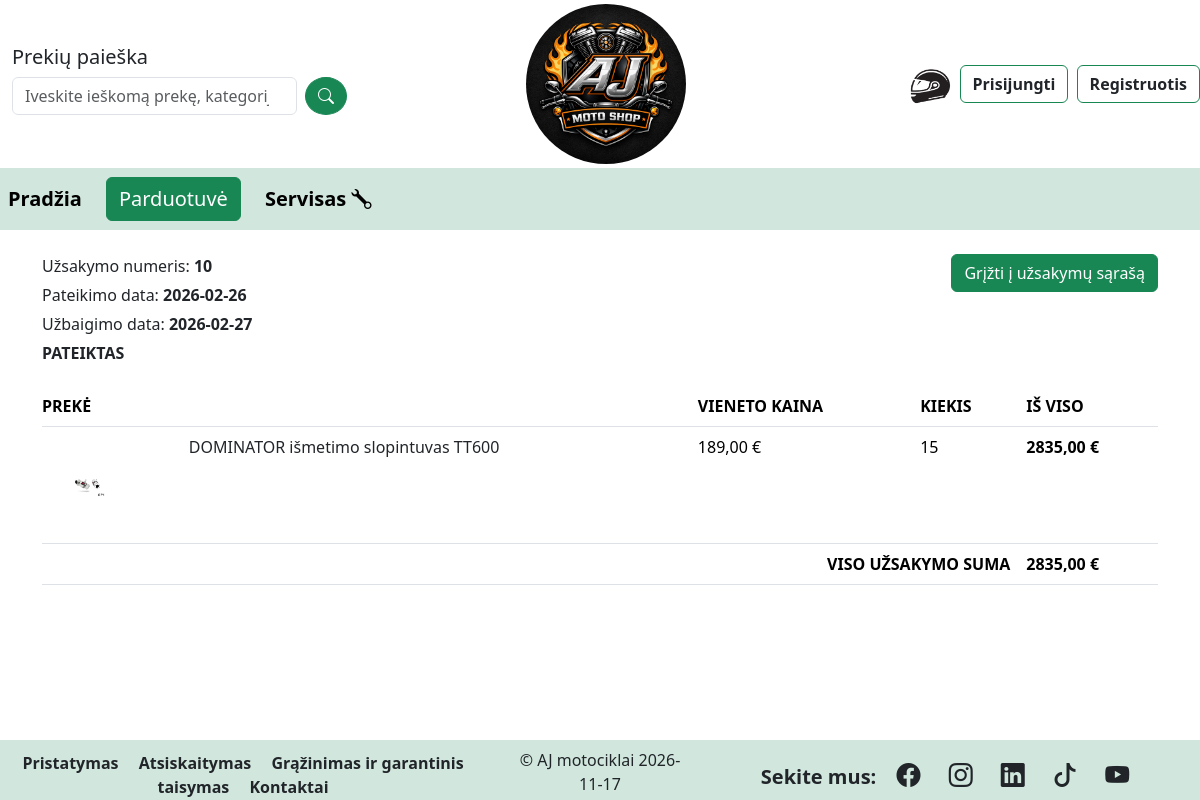
Page /orders/10 on the earlier database version.
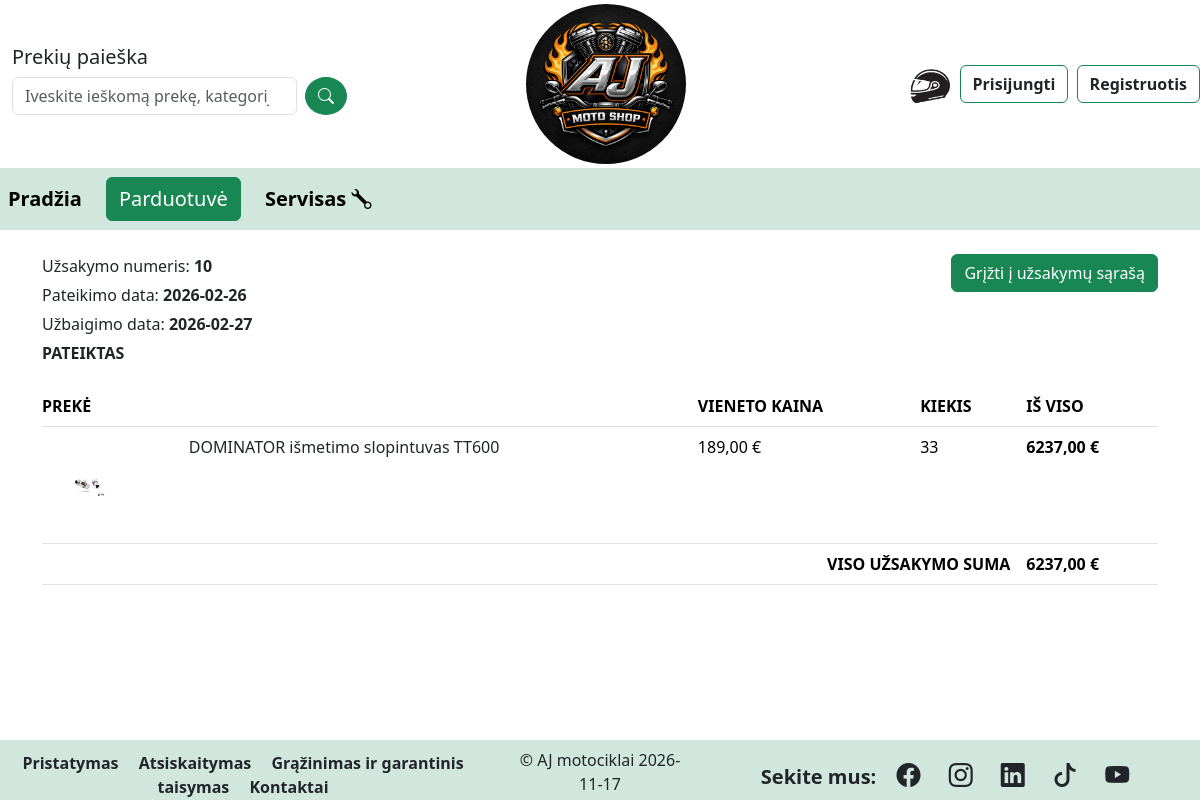
Same page on the later database version.
### motoshop/models.py (models this page shows, shortened)
class Order(models.Model):
    order_date = models.DateField(verbose_name='Užsakymo pateikimo data', auto_now_add=True)
    client = models.ForeignKey(verbose_name='Klientas',
                               to=CustomUser,
                               on_delete=models.DO_NOTHING,
                               db_constraint=False,
                               null=False,
                               blank=False,
                               related_name='orders')
    order_status = (
        ('1', 'Pateiktas'),
        ('2', 'Surenkamas'),
        ('3', 'Paruoštas'),
        ('4', 'Perduotas pristatymui'),
        ('5', 'Vėluoja'),
        ('6', 'Užbaigtas'),
        ('7', 'Atšauktas'),
    )
    status = models.CharField(verbose_name='Statusas',
                              max_length=1,
                              choices=order_status,
                              default='1')
    due_date = models.DateField(verbose_name='Užsakymo užbaigimo data')
    class Meta:
        ordering = ['-pk']
        verbose_name = 'Užsakymas'
        verbose_name_plural = 'Užsakymai'
    def order_sum(self):
        return sum(line.order_line_sum() for line in self.ol.all())
    order_sum.short_description = 'Užsakymo suma'
    order_sum.short_description = 'Prekių kiekis'

class OrderLine(models.Model):
    order = models.ForeignKey(verbose_name='Užsakymas',
                              to=Order,
                              on_delete=models.DO_NOTHING,
                              db_constraint = False,
                              null = False,
                              blank = False,
                              related_name = 'ol')
    product_category = models.ForeignKey(verbose_name='Prekės kategorija',
                                         to=ProductCategory,
                                         on_delete=models.CASCADE,
                                         null = True,
                                         blank = True)
    product = ChainedForeignKey(verbose_name='Produktas',
                                to=Product,
                                chained_field="product_category",
                                chained_model_field="product_category",
                                show_all=False,
                                auto_choose=True,
                                sort=True,
                                on_delete=models.DO_NOTHING,
                                db_constraint=False,
                                null=False,
                                blank=False,
                                related_name='ol')
    quantity = models.PositiveIntegerField(verbose_name='Kiekis')
    class Meta:
        verbose_name = 'Užsakymo eilutė'
        verbose_name_plural = 'Užsakymo eilutės'
    def order_line_sum(self):
        return self.quantity * self.product.final_price
    order_line_sum.short_description = 'Prekės suma'

class Product(models.Model):
    title = models.CharField(verbose_name='Pavadinimas')
    code = models.CharField(verbose_name='Prekės kodas', max_length=10)
    product_category = models.ForeignKey(verbose_name='Prekės kategorija',
                               to=ProductCategory,
                               on_delete=models.CASCADE,
                               null=True,
                               blank=True)
    p_category = (
        ('1', 'Motociklai'),
        ('2', 'Atsarginės dalys'),
        ('3', 'Apranga'),
        ('4', 'Aksesuarai'),
    )
    category = models.CharField(verbose_name='Kategorija',
                                max_length=1,
                                choices=p_category)
    manufacturer = models.CharField(verbose_name='Gamintojas')
    sizes = (
        ('1', 'S'),
        ('2', 'M'),
        ('3', 'L'),
        ('4', 'XL'),
        ('5', 'XXL'),
    )
    size = models.CharField(verbose_name='Dydis',
                            max_length=1,
                            choices=sizes,
                            null=True,
                            blank=True)
    stock_quantity = models.PositiveIntegerField(verbose_name='Kiekis sandėlyje/pas tiekėją')
    stocked = models.BooleanField(verbose_name='Ar yra sandelyje?', default=True)
    definition = HTMLField(verbose_name='Aprašymas',
                           null=True,
                           blank=True)
    new_product = models.BooleanField(verbose_name='Ar prekė nauja', default=False)
    rrp = models.DecimalField(verbose_name='Rekom. mažmeninė kaina',
                              max_digits=8,
                              decimal_places=2)
    final_price = models.DecimalField(verbose_name='Pardavimo kaina',
                                      max_digits=8,
                                      decimal_places=2)
    cover = models.ImageField(verbose_name='Nuotrauka',
                              upload_to='product_covers',
                              null=True,
                              blank=True)
    class Meta:
        verbose_name = 'Prekė'
        verbose_name_plural = 'Prekės'

### motoshop/views.py (the view)
# urls.py: path('orders/<int:pk>',views.OrderDetailView.as_view(), name='order'),
class OrderDetailView(generic.DetailView):
    model = Order
    template_name = 'order.html'
    context_object_name = 'order'

### motoshop/context_processors.py (called while the page is built)
def category_context(request):
    return {
        'categories': ProductCategory.objects.all().order_by('title'),
    }

### motoshop/templates/order.html (shortened to what this page needs)
{% extends 'base.html' %}
{% block content %}
<div class="container mt-3">
    <div class="row">
        <div class="col">
            <p class="text-start mt-2" >Užsakymo numeris: <span class="fw-bold">{{ order.pk }}</span></p>
            <p class="text-start" >Pateikimo data: <span class="fw-bold">{{ order.order_date|date:"Y-m-d" }}</p>
            <p class="text-start" >Užbaigimo data: <span class="fw-bold">{{ order.due_date|date:"Y-m-d" }}</p>
            <p class="text-start text-uppercase fw-bold {% if order.status == '6' %}text-success{% endif %}">{{ order.get_status_display }}</p>
        </div>
        <div class="col text-end">
            <a class="btn btn-success text-white mt-2 no-underline" href="{% url 'myorders' %}" class="">Grįžti į užsakymų sąrašą</a>
        </div>
    </div>
    <table class="table mt-3">
        <thead>
            <tr>
                <th colspan="2" class="text-start text-uppercase ps-0">Prekė</th>
                <th class="text-start text-uppercase">Vieneto kaina</th>
                <th class="text-start text-uppercase">Kiekis</th>
                <th class="text-start text-uppercase"> Iš viso</th>
            </tr>
        </thead>
        <tbody>
            {% for line in order.ol.all %}
            <tr>
                <td><a href="{% url 'product' line.product.pk %}"><img class="" src="{{ line.product.cover.url  }}"
                                                                       alt="..." style="height:100px" ><a/></td>
                <td class="ps-0"><a href="{% url 'product' line.product.pk %}" class="text-dark">{{ line.product.title }}</a>
                </td>
                <td class=""> {{ line.product.final_price }} &#8364; </td>
                <td> {{ line.quantity }} </td>
                <td class="fw-bold"> {{ line.order_line_sum }} &#8364;</td>
            </tr>
            {% endfor %}
            <tr>
                <td colspan="4" class="text-end fw-bold text-uppercase">Viso užsakymo suma</td>
                <td class="fw-bold"> {{ order.order_sum }} &#8364; </td>
            </tr>
        </tbody>
    </table>
</div>
{% endblock %}

### motoshop/templates/base.html (shortened to what this page needs)
<!doctype html>
<html lang="en">
  <head>
    <link href="https://cdn.jsdelivr.net/npm/bootstrap@5.3.8/dist/css/bootstrap.min.css" rel="stylesheet">
    <link rel="stylesheet" href="https://cdn.jsdelivr.net/npm/bootstrap-icons@1.13.1/font/bootstrap-icons.min.css">
    <link rel="stylesheet" href="https://cdnjs.cloudflare.com/ajax/libs/noUiSlider/15.7.0/nouislider.min.css"/>
    {% load static %}
    <link rel="stylesheet" href="{% static 'css/styles.css' %}">
  </head>
  <body>
    <main>
        <div class="container-fluid">
          <div class="row my-1">
            <div class="col align-self-center ps-4">
              <h5 class="">Prekių paieška</h5>
              <form class="d-flex mt-2 mb-2" method="get" action="{% url 'products' %}">
                <input class="form-control me-2 w-75" name="q" value="{{ request.GET.q }}" type="search" placeholder="Iveskite ieškomą prekę, kategoriją arba gamintoją">
                <button class="btn btn-success rounded-circle" type="submit"><i class="bi bi-search"></i></button>
              </form>
            </div>
            <div class="col align-self-center text-center">
              <a href="{% url 'index' %}"><img class="rounded-circle" src="{% static 'images/ajmotoshop.png' %}" alt="..." style="height:160px" ></a>
            </div>
            <div class="col text-end align-self-center">
                {% if not user.is_authenticated %}
                <img class="mb-2" src="{% static '/images/helmet2nobg.png' %}" alt="..." style="height:50px" >
                <a href="{% url 'login' %}" class="btn btn-outline-success text-dark fw-bold me-1 no-underline">Prisijungti</a>
                <a href="{% url 'signup' %}" class="btn btn-outline-warning border-success text-dark fw-bold no-underline" >Registruotis</a>
                {% endif %}
            </div>
          </div>
        </div>
        {% include 'navbar.html' %}
        {% block content %}{% endblock %}
    </main>
   <footer>
       <div class="row mt-2">
            <div class="col-5 text-center align-self-center">
                <a href="#" class="fw-bold text-dark me-3">Pristatymas</a>
                <a href="#" class="fw-bold text-dark me-3">Atsiskaitymas</a>
                <a href="#" class="fw-bold text-dark me-3">Grąžinimas ir garantinis taisymas</a>
                <a href="#" class="fw-bold text-dark">Kontaktai</a>
            </div>
            <div class="col align-self-center">
                <p class="text-center">&copy AJ motociklai {% now "Y-m-d" %}
                </p>
            </div>
            <div class="col-5 text-center align-self-center">
                <span class="fw-bold fs-5 text-dark me-3">Sekite mus:</span>
                <a href="https://www.facebook.com" target="_blank" class="fw-bold fs-4 text-dark me-4"><i class="bi bi-facebook"></i></a>
                <a href="https://www.instagram.com" target="_blank" class="fw-bold fs-4 text-dark me-4"><i class="bi bi-instagram"></i></a>
                <a href="https://www.linkedin.com" target="_blank" class="fw-bold fs-4 text-dark me-4"><i class="bi bi-linkedin"></i></a>
                <a href="https://www.tiktok.com" target="_blank" class="fw-bold fs-4 text-dark me-4"><i class="bi bi-tiktok"></i></a>
                <a href="https://www.youtube.com" target="_blank" class="fw-bold fs-4 text-dark me-4"><i class="bi bi-youtube"></i></a>
            </div>
        </div>
    </footer>
  </body>
</html>

### motoshop/templates/navbar.html (shortened to what this page needs)
<nav class="navbar navbar-expand">
       <ul class="navbar-nav me-auto mb-lg-0">
        <li class="nav-item me-3">
          <a class="nav-link fs-5 fw-bold active" aria-current="page" href="{% url 'index' %}">
            Pradžia
          </a>
        </li>
        <li class="nav-item dropdown me-3 align-self-center"><a href="{% url 'products' %}">
          <button class="btn btn-success fs-5" type="button" id="dropdownMenuButton2">
              Parduotuvė
          </button></a>
        </li>
        <li class="nav-item">
          <a class="nav-link active fs-5 fw-bold" href="{% url 'repair' %}">Servisas  <i class="bi bi-wrench"></i></a>
        </li>
      </ul>
</nav>

### motoshop/static/css/styles.css (style rules this page uses)
html { height: 100%; overflow-y: auto; }
body { height: 100%; display: flex; flex-direction: column; margin: 0; overflow-x: hidden; min-height: 100%; overflow-y: scroll; }
main { flex: 1; }
.navbar { background-color: var(--bs-success-bg-subtle); }
footer { background-color: var(--bs-success-bg-subtle); height: 60px; margin-top: 20px; }
.container-fluid { margin: 0; padding: 0px; }
a { text-decoration: none; }
.dropdown { position: relative; display: inline-block; }
p { margin-bottom: 5px ; }
ul { padding-left: 0px; margin-left: 0; }

Differences in the rows shown:
changed through a linked row, Order "PATEIKTAS": order_sum "2835,00" → "6237,00"
changed OrderLine "DOMINATOR išmetimo slopintuvas TT600": quantity "15" → "33"; order_line_sum "2835,00" → "6237,00"
